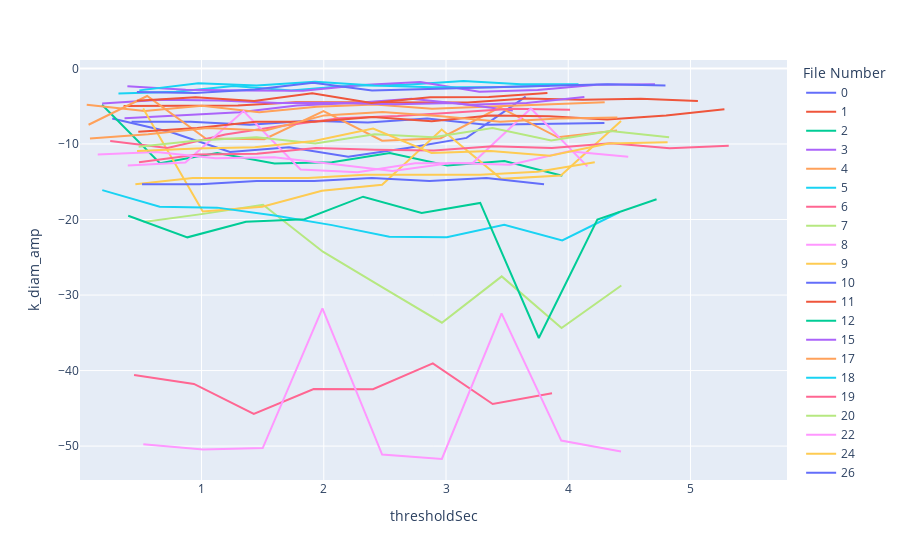
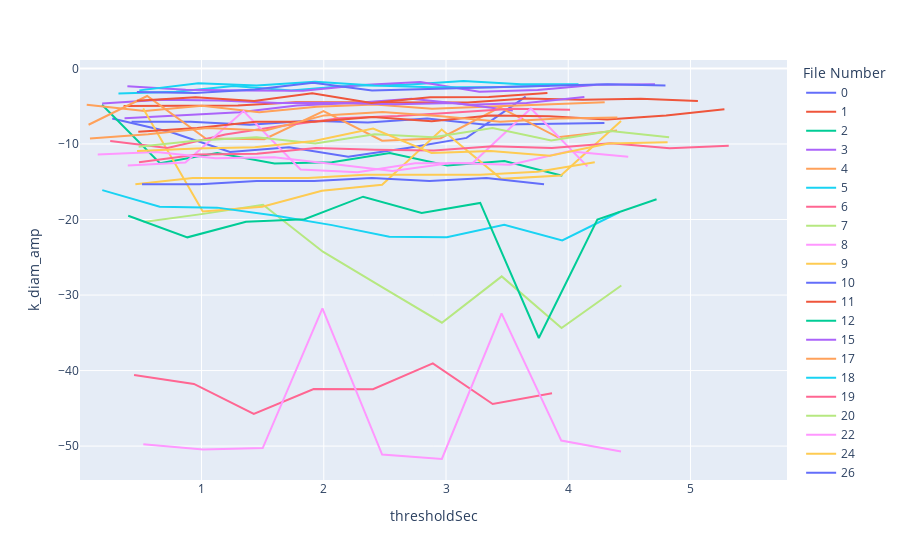

Here is the notebook cell these charts were saved with, in order:
### Markdown cell above
TODO: Rather than using peakHeight, use 1/2 width

### Code cell
import plotly.express as px
# fig = px.scatter(dfMaster, x=x, y=y,
#                  color="File Number",
#                  size='petal_length',
#                  hover_data=['petal_width'],
#                )

fig = px.line(dfMaster, x=x, y=y, color='File Number')
fig.show()

fig.show()

### Figure 1 — Plotly figure (JSON) as saved in the notebook; plotly's stock layout.template omitted (floating-point values rounded to 4 significant figures)
{"data": [{"hovertemplate": "File Number=0<br>thresholdSec=%{x}<br>k_diam_amp=%{y}<extra></extra>", "legendgroup": "0", "line": {"color": "#636efa", "dash": "solid"}, "marker": {"symbol": "circle"}, "mode": "lines", "name": "0", "orientation": "v", "showlegend": true, "type": "scatter", "x": [0.2693, 0.7532, 1.233, 1.716, 2.2, 2.684, 3.168, 3.652, 4.136], "xaxis": "x", "y": [-6.624, -8.446, -11.05, -10.43, -11.67, -10.52, -9.191, -3.726, null], "yaxis": "y"}, {"hovertemplate": "File Number=1<br>thresholdSec=%{x}<br>k_diam_amp=%{y}<extra></extra>", "legendgroup": "1", "line": {"color": "#EF553B", "dash": "solid"}, "marker": {"symbol": "circle"}, "mode": "lines", "name": "1", "orientation": "v", "showlegend": true, "type": "scatter", "x": [0.3623, 0.8298, 1.297, 1.771, 2.238, 2.712, 3.179, 3.652, 4.12, 4.593, 5.061, 5.528], "xaxis": "x", "y": [-4.968, -4.968, -4.885, -4.471, -4.471, -4.554, -4.513, -3.974, -4.14, -4.016, -4.306, null], "yaxis": "y"}, {"hovertemplate": "File Number=2<br>thresholdSec=%{x}<br>k_diam_amp=%{y}<extra></extra>", "legendgroup": "2", "line": {"color": "#00cc96", "dash": "solid"}, "marker": {"symbol": "circle"}, "mode": "lines", "name": "2", "orientation": "v", "showlegend": true, "type": "scatter", "x": [0.1856, 0.6595, 1.128, 1.597, 2.066, 2.54, 3.009, 3.478, 3.952, 4.421], "xaxis": "x", "y": [-4.802, -12.54, -11.18, -12.59, -12.42, -11.18, -12.83, -12.25, -14.2, null], "yaxis": "y"}, {"hovertemplate": "File Number=3<br>thresholdSec=%{x}<br>k_diam_amp=%{y}<extra></extra>", "legendgroup": "3", "line": {"color": "#ab63fa", "dash": "solid"}, "marker": {"symbol": "circle"}, "mode": "lines", "name": "3", "orientation": "v", "showlegend": true, "type": "scatter", "x": [0.3701, 0.8386, 1.312, 1.78, 2.249, 2.717, 3.19, 3.659, 4.132, 4.601], "xaxis": "x", "y": [-6.583, -6.21, -5.796, -4.885, -4.554, -4.016, -4.802, -4.554, -3.767, null], "yaxis": "y"}, {"hovertemplate": "File Number=4<br>thresholdSec=%{x}<br>k_diam_amp=%{y}<extra></extra>", "legendgroup": "4", "line": {"color": "#FFA15A", "dash": "solid"}, "marker": {"symbol": "circle"}, "mode": "lines", "name": "4", "orientation": "v", "showlegend": true, "type": "scatter", "x": [0.06054, 0.5348, 1.004, 1.473, 1.942, 2.417, 2.886, 3.355, 3.829, 4.298, 4.768], "xaxis": "x", "y": [-4.802, -5.63, -4.927, -5.796, -5.051, -4.761, -5.341, -5.051, -4.678, -4.471, null], "yaxis": "y"}, {"hovertemplate": "File Number=5<br>thresholdSec=%{x}<br>k_diam_amp=%{y}<extra></extra>", "legendgroup": "5", "line": {"color": "#19d3f3", "dash": "solid"}, "marker": {"symbol": "circle"}, "mode": "lines", "name": "5", "orientation": "v", "showlegend": true, "type": "scatter", "x": [0.3203, 0.7908, 1.261, 1.732, 2.202, 2.673, 3.143, 3.614, 4.084, 4.555], "xaxis": "x", "y": [-3.312, -3.064, -2.318, -2.898, -2.277, -2.153, -1.656, -2.07, -2.07, null], "yaxis": "y"}, {"hovertemplate": "File Number=6<br>thresholdSec=%{x}<br>k_diam_amp=%{y}<extra></extra>", "legendgroup": "6", "line": {"color": "#FF6692", "dash": "solid"}, "marker": {"symbol": "circle"}, "mode": "lines", "name": "6", "orientation": "v", "showlegend": true, "type": "scatter", "x": [0.4478, 0.9377, 1.427, 1.917, 2.402, 2.892, 3.382, 3.867, 4.357], "xaxis": "x", "y": [-40.57, -41.77, -45.75, -42.44, -42.48, -39.04, -44.42, -43.01, null], "yaxis": "y"}, {"hovertemplate": "File Number=7<br>thresholdSec=%{x}<br>k_diam_amp=%{y}<extra></extra>", "legendgroup": "7", "line": {"color": "#B6E880", "dash": "solid"}, "marker": {"symbol": "circle"}, "mode": "lines", "name": "7", "orientation": "v", "showlegend": true, "type": "scatter", "x": [0.03531, 0.5247, 1.014, 1.503, 1.993, 2.477, 2.966, 3.456, 3.945, 4.435, 4.924], "xaxis": "x", "y": [null, -20.33, -19.25, -18.05, -24.26, -28.94, -33.66, -27.53, -34.36, -28.73, null], "yaxis": "y"}, {"hovertemplate": "File Number=8<br>thresholdSec=%{x}<br>k_diam_amp=%{y}<extra></extra>", "legendgroup": "8", "line": {"color": "#FF97FF", "dash": "solid"}, "marker": {"symbol": "circle"}, "mode": "lines", "name": "8", "orientation": "v", "showlegend": true, "type": "scatter", "x": [0.0349, 0.5234, 1.012, 1.5, 1.989, 2.478, 2.966, 3.455, 3.943, 4.432, 4.92], "xaxis": "x", "y": [null, -49.76, -50.47, -50.26, -31.75, -51.13, -51.71, -32.42, -49.27, -50.72, null], "yaxis": "y"}, {"hovertemplate": "File Number=9<br>thresholdSec=%{x}<br>k_diam_amp=%{y}<extra></extra>", "legendgroup": "9", "line": {"color": "#FECB52", "dash": "solid"}, "marker": {"symbol": "circle"}, "mode": "lines", "name": "9", "orientation": "v", "showlegend": true, "type": "scatter", "x": [0.03518, 0.5226, 1.01, 1.497, 1.985, 2.477, 2.965, 3.452, 3.94, 4.432, 4.919], "xaxis": "x", "y": [null, -5.299, -18.92, -18.3, -16.19, -15.4, -8.073, -14.61, -14.16, -6.955, null], "yaxis": "y"}, {"hovertemplate": "File Number=10<br>thresholdSec=%{x}<br>k_diam_amp=%{y}<extra></extra>", "legendgroup": "10", "line": {"color": "#636efa", "dash": "solid"}, "marker": {"symbol": "circle"}, "mode": "lines", "name": "10", "orientation": "v", "showlegend": true, "type": "scatter", "x": [0.427, 0.9107, 1.394, 1.878, 2.362, 2.845, 3.329, 3.812, 4.296, 4.78], "xaxis": "x", "y": [-7.038, -7.038, -7.452, -6.914, -7.162, -6.624, -7.452, -7.328, -7.204, null], "yaxis": "y"}, {"hovertemplate": "File Number=11<br>thresholdSec=%{x}<br>k_diam_amp=%{y}<extra></extra>", "legendgroup": "11", "line": {"color": "#EF553B", "dash": "solid"}, "marker": {"symbol": "circle"}, "mode": "lines", "name": "11", "orientation": "v", "showlegend": true, "type": "scatter", "x": [0.2287, 0.7095, 1.196, 1.677, 2.158, 2.645, 3.126, 3.612, 4.093, 4.574, 5.061, 5.541], "xaxis": "x", "y": [null, null, null, null, null, null, null, null, null, null, null, null], "yaxis": "y"}, {"hovertemplate": "File Number=12<br>thresholdSec=%{x}<br>k_diam_amp=%{y}<extra></extra>", "legendgroup": "12", "line": {"color": "#00cc96", "dash": "solid"}, "marker": {"symbol": "circle"}, "mode": "lines", "name": "12", "orientation": "v", "showlegend": true, "type": "scatter", "x": [0.04276, 0.5238, 1.01, 1.491, 1.978, 2.459, 2.945, 3.431, 3.913, 4.399, 4.88], "xaxis": "x", "y": [null, null, null, null, null, null, null, null, null, null, null], "yaxis": "y"}, {"hovertemplate": "File Number=15<br>thresholdSec=%{x}<br>k_diam_amp=%{y}<extra></extra>", "legendgroup": "15", "line": {"color": "#ab63fa", "dash": "solid"}, "marker": {"symbol": "circle"}, "mode": "lines", "name": "15", "orientation": "v", "showlegend": true, "type": "scatter", "x": [0.1869, 0.6693, 1.147, 1.625, 2.108, 2.586, 3.068, 3.546, 4.024], "xaxis": "x", "y": [-4.637, -4.14, -4.223, -4.554, -4.554, -4.72, -4.554, -5.548, null], "yaxis": "y"}, {"hovertemplate": "File Number=17<br>thresholdSec=%{x}<br>k_diam_amp=%{y}<extra></extra>", "legendgroup": "17", "line": {"color": "#FFA15A", "dash": "solid"}, "marker": {"symbol": "circle"}, "mode": "lines", "name": "17", "orientation": "v", "showlegend": true, "type": "scatter", "x": [0.07567, 0.555, 1.034, 1.514, 1.998, 2.477, 2.956, 3.441, 3.915, 4.399, 4.879], "xaxis": "x", "y": [-7.452, -3.643, -9.274, -9.356, -5.63, -9.563, -9.232, -5.134, -9.108, -8.197, null], "yaxis": "y"}, {"hovertemplate": "File Number=18<br>thresholdSec=%{x}<br>k_diam_amp=%{y}<extra></extra>", "legendgroup": "18", "line": {"color": "#19d3f3", "dash": "solid"}, "marker": {"symbol": "circle"}, "mode": "lines", "name": "18", "orientation": "v", "showlegend": true, "type": "scatter", "x": [0.1879, 0.6577, 1.127, 1.597, 2.067, 2.537, 3.007, 3.476, 3.951, 4.421, 4.891], "xaxis": "x", "y": [-16.1, -18.3, -18.42, -19.46, -20.74, -22.27, -22.36, -20.7, -22.77, -19.0, null], "yaxis": "y"}, {"hovertemplate": "File Number=19<br>thresholdSec=%{x}<br>k_diam_amp=%{y}<extra></extra>", "legendgroup": "19", "line": {"color": "#FF6692", "dash": "solid"}, "marker": {"symbol": "circle"}, "mode": "lines", "name": "19", "orientation": "v", "showlegend": true, "type": "scatter", "x": [0.253, 0.7215, 1.195, 1.663, 2.132, 2.605, 3.073, 3.542, 4.015, 4.484], "xaxis": "x", "y": [-9.605, -10.52, -8.735, -7.576, -6.583, -6.293, -5.837, -5.341, -5.465, null], "yaxis": "y"}, {"hovertemplate": "File Number=20<br>thresholdSec=%{x}<br>k_diam_amp=%{y}<extra></extra>", "legendgroup": "20", "line": {"color": "#B6E880", "dash": "solid"}, "marker": {"symbol": "circle"}, "mode": "lines", "name": "20", "orientation": "v", "showlegend": true, "type": "scatter", "x": [0.3142, 0.7834, 1.253, 1.726, 2.195, 2.664, 3.134, 3.607, 4.076], "xaxis": "x", "y": [null, null, null, null, null, null, null, null, null], "yaxis": "y"}, {"hovertemplate": "File Number=22<br>thresholdSec=%{x}<br>k_diam_amp=%{y}<extra></extra>", "legendgroup": "22", "line": {"color": "#FF97FF", "dash": "solid"}, "marker": {"symbol": "circle"}, "mode": "lines", "name": "22", "orientation": "v", "showlegend": true, "type": "scatter", "x": [0.3965, 0.8677, 1.344, 1.81, 2.277, 2.748, 3.219, 3.695, 4.157, 4.628], "xaxis": "x", "y": [-12.83, -12.46, -5.63, -13.37, -13.74, -12.54, -12.5, -5.299, -12.96, null], "yaxis": "y"}, {"hovertemplate": "File Number=24<br>thresholdSec=%{x}<br>k_diam_amp=%{y}<extra></extra>", "legendgroup": "24", "line": {"color": "#FECB52", "dash": "solid"}, "marker": {"symbol": "circle"}, "mode": "lines", "name": "24", "orientation": "v", "showlegend": true, "type": "scatter", "x": [0.4586, 0.9272, 1.401, 1.869, 2.338, 2.807, 3.28, 3.749, 4.217, 4.686], "xaxis": "x", "y": [-15.32, -14.49, -14.49, -14.49, -14.08, -14.08, -14.08, -13.66, -12.42, null], "yaxis": "y"}, {"hovertemplate": "File Number=26<br>thresholdSec=%{x}<br>k_diam_amp=%{y}<extra></extra>", "legendgroup": "26", "line": {"color": "#636efa", "dash": "solid"}, "marker": {"symbol": "circle"}, "mode": "lines", "name": "26", "orientation": "v", "showlegend": true, "type": "scatter", "x": [0.04199, 0.5131, 0.9843, 1.451, 1.922, 2.393, 2.864, 3.331, 3.802, 4.273], "xaxis": "x", "y": [null, -15.32, -15.32, -14.9, -14.9, -14.49, -14.9, -14.49, -15.32, null], "yaxis": "y"}, {"hovertemplate": "File Number=27<br>thresholdSec=%{x}<br>k_diam_amp=%{y}<extra></extra>", "legendgroup": "27", "line": {"color": "#EF553B", "dash": "solid"}, "marker": {"symbol": "circle"}, "mode": "lines", "name": "27", "orientation": "v", "showlegend": true, "type": "scatter", "x": [0.005884, 0.4825, 0.965, 1.442, 1.924, 2.401, 2.883, 3.36, 3.842, 4.319, 4.801, 5.278, 5.76], "xaxis": "x", "y": [null, -8.363, -7.866, -7.038, -7.038, -6.417, -6.997, -6.21, -6.334, -6.748, -6.21, -5.382, null], "yaxis": "y"}, {"hovertemplate": "File Number=28<br>thresholdSec=%{x}<br>k_diam_amp=%{y}<extra></extra>", "legendgroup": "28", "line": {"color": "#00cc96", "dash": "solid"}, "marker": {"symbol": "circle"}, "mode": "lines", "name": "28", "orientation": "v", "showlegend": true, "type": "scatter", "x": [0.4001, 0.8845, 1.364, 1.843, 2.322, 2.801, 3.28, 3.759, 4.238, 4.723, 5.202], "xaxis": "x", "y": [-19.5, -22.36, -20.29, -19.95, -16.97, -19.13, -17.8, -35.69, -20.0, -17.31, null], "yaxis": "y"}, {"hovertemplate": "File Number=29<br>thresholdSec=%{x}<br>k_diam_amp=%{y}<extra></extra>", "legendgroup": "29", "line": {"color": "#ab63fa", "dash": "solid"}, "marker": {"symbol": "circle"}, "mode": "lines", "name": "29", "orientation": "v", "showlegend": true, "type": "scatter", "x": [0.3934, 0.8707, 1.353, 1.831, 2.313, 2.79, 3.273, 3.75, 4.233, 4.71, 5.193], "xaxis": "x", "y": [-2.36, -2.815, -2.898, -2.939, -2.194, -1.78, -3.064, -2.857, -2.153, -2.07, null], "yaxis": "y"}, {"hovertemplate": "File Number=30<br>thresholdSec=%{x}<br>k_diam_amp=%{y}<extra></extra>", "legendgroup": "30", "line": {"color": "#FFA15A", "dash": "solid"}, "marker": {"symbol": "circle"}, "mode": "lines", "name": "30", "orientation": "v", "showlegend": true, "type": "scatter", "x": [0.08712, 0.5637, 1.046, 1.522, 2.004, 2.481, 2.962, 3.444, 3.921, 4.402, 4.879], "xaxis": "x", "y": [-9.274, -8.694, -7.866, -8.197, -6.21, -5.755, -6.334, -7.038, -6.624, -6.5, null], "yaxis": "y"}, {"hovertemplate": "File Number=31<br>thresholdSec=%{x}<br>k_diam_amp=%{y}<extra></extra>", "legendgroup": "31", "line": {"color": "#19d3f3", "dash": "solid"}, "marker": {"symbol": "circle"}, "mode": "lines", "name": "31", "orientation": "v", "showlegend": true, "type": "scatter", "x": [0.01351, 0.491, 0.9731, 1.451, 1.928, 2.41, 2.888, 3.365, 3.847, 4.325], "xaxis": "x", "y": [null, -2.898, -1.946, -2.236, -1.739, -2.236, -2.484, -2.484, -2.277, null], "yaxis": "y"}, {"hovertemplate": "File Number=33<br>thresholdSec=%{x}<br>k_diam_amp=%{y}<extra></extra>", "legendgroup": "33", "line": {"color": "#FF6692", "dash": "solid"}, "marker": {"symbol": "circle"}, "mode": "lines", "name": "33", "orientation": "v", "showlegend": true, "type": "scatter", "x": [0.005884, 0.4884, 0.9709, 1.453, 1.936, 2.418, 2.901, 3.383, 3.866, 4.348, 4.831, 5.313, 5.79], "xaxis": "x", "y": [null, -12.42, -11.38, -11.3, -10.52, -10.76, -10.85, -10.31, -10.52, -9.895, -10.56, -10.23, null], "yaxis": "y"}, {"hovertemplate": "File Number=34<br>thresholdSec=%{x}<br>k_diam_amp=%{y}<extra></extra>", "legendgroup": "34", "line": {"color": "#B6E880", "dash": "solid"}, "marker": {"symbol": "circle"}, "mode": "lines", "name": "34", "orientation": "v", "showlegend": true, "type": "scatter", "x": [0.005644, 0.4854, 0.9651, 1.451, 1.93, 2.416, 2.895, 3.381, 3.86, 4.346, 4.826, 5.311], "xaxis": "x", "y": [null, -10.35, -9.522, -9.108, -9.936, -8.694, -9.108, -7.866, -9.522, -8.28, -9.108, null], "yaxis": "y"}, {"hovertemplate": "File Number=37<br>thresholdSec=%{x}<br>k_diam_amp=%{y}<extra></extra>", "legendgroup": "37", "line": {"color": "#FF97FF", "dash": "solid"}, "marker": {"symbol": "circle"}, "mode": "lines", "name": "37", "orientation": "v", "showlegend": true, "type": "scatter", "x": [0.1508, 0.63, 1.115, 1.594, 2.563, 3.043, 3.527, 4.006, 4.491, 4.976], "xaxis": "x", "y": [-11.38, -11.05, -11.88, -11.76, -13.58, -12.5, -12.75, -10.97, -11.67, null], "yaxis": "y"}, {"hovertemplate": "File Number=38<br>thresholdSec=%{x}<br>k_diam_amp=%{y}<extra></extra>", "legendgroup": "38", "line": {"color": "#FECB52", "dash": "solid"}, "marker": {"symbol": "circle"}, "mode": "lines", "name": "38", "orientation": "v", "showlegend": true, "type": "scatter", "x": [0.4726, 0.9568, 1.435, 1.919, 2.404, 2.882, 3.366, 3.85, 4.329, 4.813, 5.297], "xaxis": "x", "y": [-10.93, -10.6, -10.43, -9.605, -7.949, -11.18, -10.93, -11.55, -9.936, -9.77, null], "yaxis": "y"}, {"hovertemplate": "File Number=39<br>thresholdSec=%{x}<br>k_diam_amp=%{y}<extra></extra>", "legendgroup": "39", "line": {"color": "#636efa", "dash": "solid"}, "marker": {"symbol": "circle"}, "mode": "lines", "name": "39", "orientation": "v", "showlegend": true, "type": "scatter", "x": [0.4712, 0.948, 1.436, 1.913, 2.395, 2.877, 3.354, 3.836, 4.319, 4.796, 5.278], "xaxis": "x", "y": [-3.105, -3.229, -2.774, -1.904, -2.898, -2.691, -2.443, -2.236, -2.07, -2.236, null], "yaxis": "y"}, {"hovertemplate": "File Number=40<br>thresholdSec=%{x}<br>k_diam_amp=%{y}<extra></extra>", "legendgroup": "40", "line": {"color": "#EF553B", "dash": "solid"}, "marker": {"symbol": "circle"}, "mode": "lines", "name": "40", "orientation": "v", "showlegend": true, "type": "scatter", "x": [0.4705, 0.9504, 1.43, 1.906, 2.39, 2.87, 3.35, 3.83, 4.31], "xaxis": "x", "y": [-4.264, -3.809, -4.306, -3.271, -4.554, -3.809, -3.767, -3.229, null], "yaxis": "y"}], "layout": {"legend": {"title": {"text": "File Number"}, "tracegroupgap": 0}, "margin": {"t": 60}, "xaxis": {"anchor": "y", "domain": [0, 1], "title": {"text": "thresholdSec"}}, "yaxis": {"anchor": "x", "domain": [0, 1], "title": {"text": "k_diam_amp"}}}}

### Figure 2 — Plotly figure (JSON) as saved in the notebook; plotly's stock layout.template omitted (floating-point values rounded to 4 significant figures)
{"data": [{"hovertemplate": "File Number=0<br>thresholdSec=%{x}<br>k_diam_amp=%{y}<extra></extra>", "legendgroup": "0", "line": {"color": "#636efa", "dash": "solid"}, "marker": {"symbol": "circle"}, "mode": "lines", "name": "0", "orientation": "v", "showlegend": true, "type": "scatter", "x": [0.2693, 0.7532, 1.233, 1.716, 2.2, 2.684, 3.168, 3.652, 4.136], "xaxis": "x", "y": [-6.624, -8.446, -11.05, -10.43, -11.67, -10.52, -9.191, -3.726, null], "yaxis": "y"}, {"hovertemplate": "File Number=1<br>thresholdSec=%{x}<br>k_diam_amp=%{y}<extra></extra>", "legendgroup": "1", "line": {"color": "#EF553B", "dash": "solid"}, "marker": {"symbol": "circle"}, "mode": "lines", "name": "1", "orientation": "v", "showlegend": true, "type": "scatter", "x": [0.3623, 0.8298, 1.297, 1.771, 2.238, 2.712, 3.179, 3.652, 4.12, 4.593, 5.061, 5.528], "xaxis": "x", "y": [-4.968, -4.968, -4.885, -4.471, -4.471, -4.554, -4.513, -3.974, -4.14, -4.016, -4.306, null], "yaxis": "y"}, {"hovertemplate": "File Number=2<br>thresholdSec=%{x}<br>k_diam_amp=%{y}<extra></extra>", "legendgroup": "2", "line": {"color": "#00cc96", "dash": "solid"}, "marker": {"symbol": "circle"}, "mode": "lines", "name": "2", "orientation": "v", "showlegend": true, "type": "scatter", "x": [0.1856, 0.6595, 1.128, 1.597, 2.066, 2.54, 3.009, 3.478, 3.952, 4.421], "xaxis": "x", "y": [-4.802, -12.54, -11.18, -12.59, -12.42, -11.18, -12.83, -12.25, -14.2, null], "yaxis": "y"}, {"hovertemplate": "File Number=3<br>thresholdSec=%{x}<br>k_diam_amp=%{y}<extra></extra>", "legendgroup": "3", "line": {"color": "#ab63fa", "dash": "solid"}, "marker": {"symbol": "circle"}, "mode": "lines", "name": "3", "orientation": "v", "showlegend": true, "type": "scatter", "x": [0.3701, 0.8386, 1.312, 1.78, 2.249, 2.717, 3.19, 3.659, 4.132, 4.601], "xaxis": "x", "y": [-6.583, -6.21, -5.796, -4.885, -4.554, -4.016, -4.802, -4.554, -3.767, null], "yaxis": "y"}, {"hovertemplate": "File Number=4<br>thresholdSec=%{x}<br>k_diam_amp=%{y}<extra></extra>", "legendgroup": "4", "line": {"color": "#FFA15A", "dash": "solid"}, "marker": {"symbol": "circle"}, "mode": "lines", "name": "4", "orientation": "v", "showlegend": true, "type": "scatter", "x": [0.06054, 0.5348, 1.004, 1.473, 1.942, 2.417, 2.886, 3.355, 3.829, 4.298, 4.768], "xaxis": "x", "y": [-4.802, -5.63, -4.927, -5.796, -5.051, -4.761, -5.341, -5.051, -4.678, -4.471, null], "yaxis": "y"}, {"hovertemplate": "File Number=5<br>thresholdSec=%{x}<br>k_diam_amp=%{y}<extra></extra>", "legendgroup": "5", "line": {"color": "#19d3f3", "dash": "solid"}, "marker": {"symbol": "circle"}, "mode": "lines", "name": "5", "orientation": "v", "showlegend": true, "type": "scatter", "x": [0.3203, 0.7908, 1.261, 1.732, 2.202, 2.673, 3.143, 3.614, 4.084, 4.555], "xaxis": "x", "y": [-3.312, -3.064, -2.318, -2.898, -2.277, -2.153, -1.656, -2.07, -2.07, null], "yaxis": "y"}, {"hovertemplate": "File Number=6<br>thresholdSec=%{x}<br>k_diam_amp=%{y}<extra></extra>", "legendgroup": "6", "line": {"color": "#FF6692", "dash": "solid"}, "marker": {"symbol": "circle"}, "mode": "lines", "name": "6", "orientation": "v", "showlegend": true, "type": "scatter", "x": [0.4478, 0.9377, 1.427, 1.917, 2.402, 2.892, 3.382, 3.867, 4.357], "xaxis": "x", "y": [-40.57, -41.77, -45.75, -42.44, -42.48, -39.04, -44.42, -43.01, null], "yaxis": "y"}, {"hovertemplate": "File Number=7<br>thresholdSec=%{x}<br>k_diam_amp=%{y}<extra></extra>", "legendgroup": "7", "line": {"color": "#B6E880", "dash": "solid"}, "marker": {"symbol": "circle"}, "mode": "lines", "name": "7", "orientation": "v", "showlegend": true, "type": "scatter", "x": [0.03531, 0.5247, 1.014, 1.503, 1.993, 2.477, 2.966, 3.456, 3.945, 4.435, 4.924], "xaxis": "x", "y": [null, -20.33, -19.25, -18.05, -24.26, -28.94, -33.66, -27.53, -34.36, -28.73, null], "yaxis": "y"}, {"hovertemplate": "File Number=8<br>thresholdSec=%{x}<br>k_diam_amp=%{y}<extra></extra>", "legendgroup": "8", "line": {"color": "#FF97FF", "dash": "solid"}, "marker": {"symbol": "circle"}, "mode": "lines", "name": "8", "orientation": "v", "showlegend": true, "type": "scatter", "x": [0.0349, 0.5234, 1.012, 1.5, 1.989, 2.478, 2.966, 3.455, 3.943, 4.432, 4.92], "xaxis": "x", "y": [null, -49.76, -50.47, -50.26, -31.75, -51.13, -51.71, -32.42, -49.27, -50.72, null], "yaxis": "y"}, {"hovertemplate": "File Number=9<br>thresholdSec=%{x}<br>k_diam_amp=%{y}<extra></extra>", "legendgroup": "9", "line": {"color": "#FECB52", "dash": "solid"}, "marker": {"symbol": "circle"}, "mode": "lines", "name": "9", "orientation": "v", "showlegend": true, "type": "scatter", "x": [0.03518, 0.5226, 1.01, 1.497, 1.985, 2.477, 2.965, 3.452, 3.94, 4.432, 4.919], "xaxis": "x", "y": [null, -5.299, -18.92, -18.3, -16.19, -15.4, -8.073, -14.61, -14.16, -6.955, null], "yaxis": "y"}, {"hovertemplate": "File Number=10<br>thresholdSec=%{x}<br>k_diam_amp=%{y}<extra></extra>", "legendgroup": "10", "line": {"color": "#636efa", "dash": "solid"}, "marker": {"symbol": "circle"}, "mode": "lines", "name": "10", "orientation": "v", "showlegend": true, "type": "scatter", "x": [0.427, 0.9107, 1.394, 1.878, 2.362, 2.845, 3.329, 3.812, 4.296, 4.78], "xaxis": "x", "y": [-7.038, -7.038, -7.452, -6.914, -7.162, -6.624, -7.452, -7.328, -7.204, null], "yaxis": "y"}, {"hovertemplate": "File Number=11<br>thresholdSec=%{x}<br>k_diam_amp=%{y}<extra></extra>", "legendgroup": "11", "line": {"color": "#EF553B", "dash": "solid"}, "marker": {"symbol": "circle"}, "mode": "lines", "name": "11", "orientation": "v", "showlegend": true, "type": "scatter", "x": [0.2287, 0.7095, 1.196, 1.677, 2.158, 2.645, 3.126, 3.612, 4.093, 4.574, 5.061, 5.541], "xaxis": "x", "y": [null, null, null, null, null, null, null, null, null, null, null, null], "yaxis": "y"}, {"hovertemplate": "File Number=12<br>thresholdSec=%{x}<br>k_diam_amp=%{y}<extra></extra>", "legendgroup": "12", "line": {"color": "#00cc96", "dash": "solid"}, "marker": {"symbol": "circle"}, "mode": "lines", "name": "12", "orientation": "v", "showlegend": true, "type": "scatter", "x": [0.04276, 0.5238, 1.01, 1.491, 1.978, 2.459, 2.945, 3.431, 3.913, 4.399, 4.88], "xaxis": "x", "y": [null, null, null, null, null, null, null, null, null, null, null], "yaxis": "y"}, {"hovertemplate": "File Number=15<br>thresholdSec=%{x}<br>k_diam_amp=%{y}<extra></extra>", "legendgroup": "15", "line": {"color": "#ab63fa", "dash": "solid"}, "marker": {"symbol": "circle"}, "mode": "lines", "name": "15", "orientation": "v", "showlegend": true, "type": "scatter", "x": [0.1869, 0.6693, 1.147, 1.625, 2.108, 2.586, 3.068, 3.546, 4.024], "xaxis": "x", "y": [-4.637, -4.14, -4.223, -4.554, -4.554, -4.72, -4.554, -5.548, null], "yaxis": "y"}, {"hovertemplate": "File Number=17<br>thresholdSec=%{x}<br>k_diam_amp=%{y}<extra></extra>", "legendgroup": "17", "line": {"color": "#FFA15A", "dash": "solid"}, "marker": {"symbol": "circle"}, "mode": "lines", "name": "17", "orientation": "v", "showlegend": true, "type": "scatter", "x": [0.07567, 0.555, 1.034, 1.514, 1.998, 2.477, 2.956, 3.441, 3.915, 4.399, 4.879], "xaxis": "x", "y": [-7.452, -3.643, -9.274, -9.356, -5.63, -9.563, -9.232, -5.134, -9.108, -8.197, null], "yaxis": "y"}, {"hovertemplate": "File Number=18<br>thresholdSec=%{x}<br>k_diam_amp=%{y}<extra></extra>", "legendgroup": "18", "line": {"color": "#19d3f3", "dash": "solid"}, "marker": {"symbol": "circle"}, "mode": "lines", "name": "18", "orientation": "v", "showlegend": true, "type": "scatter", "x": [0.1879, 0.6577, 1.127, 1.597, 2.067, 2.537, 3.007, 3.476, 3.951, 4.421, 4.891], "xaxis": "x", "y": [-16.1, -18.3, -18.42, -19.46, -20.74, -22.27, -22.36, -20.7, -22.77, -19.0, null], "yaxis": "y"}, {"hovertemplate": "File Number=19<br>thresholdSec=%{x}<br>k_diam_amp=%{y}<extra></extra>", "legendgroup": "19", "line": {"color": "#FF6692", "dash": "solid"}, "marker": {"symbol": "circle"}, "mode": "lines", "name": "19", "orientation": "v", "showlegend": true, "type": "scatter", "x": [0.253, 0.7215, 1.195, 1.663, 2.132, 2.605, 3.073, 3.542, 4.015, 4.484], "xaxis": "x", "y": [-9.605, -10.52, -8.735, -7.576, -6.583, -6.293, -5.837, -5.341, -5.465, null], "yaxis": "y"}, {"hovertemplate": "File Number=20<br>thresholdSec=%{x}<br>k_diam_amp=%{y}<extra></extra>", "legendgroup": "20", "line": {"color": "#B6E880", "dash": "solid"}, "marker": {"symbol": "circle"}, "mode": "lines", "name": "20", "orientation": "v", "showlegend": true, "type": "scatter", "x": [0.3142, 0.7834, 1.253, 1.726, 2.195, 2.664, 3.134, 3.607, 4.076], "xaxis": "x", "y": [null, null, null, null, null, null, null, null, null], "yaxis": "y"}, {"hovertemplate": "File Number=22<br>thresholdSec=%{x}<br>k_diam_amp=%{y}<extra></extra>", "legendgroup": "22", "line": {"color": "#FF97FF", "dash": "solid"}, "marker": {"symbol": "circle"}, "mode": "lines", "name": "22", "orientation": "v", "showlegend": true, "type": "scatter", "x": [0.3965, 0.8677, 1.344, 1.81, 2.277, 2.748, 3.219, 3.695, 4.157, 4.628], "xaxis": "x", "y": [-12.83, -12.46, -5.63, -13.37, -13.74, -12.54, -12.5, -5.299, -12.96, null], "yaxis": "y"}, {"hovertemplate": "File Number=24<br>thresholdSec=%{x}<br>k_diam_amp=%{y}<extra></extra>", "legendgroup": "24", "line": {"color": "#FECB52", "dash": "solid"}, "marker": {"symbol": "circle"}, "mode": "lines", "name": "24", "orientation": "v", "showlegend": true, "type": "scatter", "x": [0.4586, 0.9272, 1.401, 1.869, 2.338, 2.807, 3.28, 3.749, 4.217, 4.686], "xaxis": "x", "y": [-15.32, -14.49, -14.49, -14.49, -14.08, -14.08, -14.08, -13.66, -12.42, null], "yaxis": "y"}, {"hovertemplate": "File Number=26<br>thresholdSec=%{x}<br>k_diam_amp=%{y}<extra></extra>", "legendgroup": "26", "line": {"color": "#636efa", "dash": "solid"}, "marker": {"symbol": "circle"}, "mode": "lines", "name": "26", "orientation": "v", "showlegend": true, "type": "scatter", "x": [0.04199, 0.5131, 0.9843, 1.451, 1.922, 2.393, 2.864, 3.331, 3.802, 4.273], "xaxis": "x", "y": [null, -15.32, -15.32, -14.9, -14.9, -14.49, -14.9, -14.49, -15.32, null], "yaxis": "y"}, {"hovertemplate": "File Number=27<br>thresholdSec=%{x}<br>k_diam_amp=%{y}<extra></extra>", "legendgroup": "27", "line": {"color": "#EF553B", "dash": "solid"}, "marker": {"symbol": "circle"}, "mode": "lines", "name": "27", "orientation": "v", "showlegend": true, "type": "scatter", "x": [0.005884, 0.4825, 0.965, 1.442, 1.924, 2.401, 2.883, 3.36, 3.842, 4.319, 4.801, 5.278, 5.76], "xaxis": "x", "y": [null, -8.363, -7.866, -7.038, -7.038, -6.417, -6.997, -6.21, -6.334, -6.748, -6.21, -5.382, null], "yaxis": "y"}, {"hovertemplate": "File Number=28<br>thresholdSec=%{x}<br>k_diam_amp=%{y}<extra></extra>", "legendgroup": "28", "line": {"color": "#00cc96", "dash": "solid"}, "marker": {"symbol": "circle"}, "mode": "lines", "name": "28", "orientation": "v", "showlegend": true, "type": "scatter", "x": [0.4001, 0.8845, 1.364, 1.843, 2.322, 2.801, 3.28, 3.759, 4.238, 4.723, 5.202], "xaxis": "x", "y": [-19.5, -22.36, -20.29, -19.95, -16.97, -19.13, -17.8, -35.69, -20.0, -17.31, null], "yaxis": "y"}, {"hovertemplate": "File Number=29<br>thresholdSec=%{x}<br>k_diam_amp=%{y}<extra></extra>", "legendgroup": "29", "line": {"color": "#ab63fa", "dash": "solid"}, "marker": {"symbol": "circle"}, "mode": "lines", "name": "29", "orientation": "v", "showlegend": true, "type": "scatter", "x": [0.3934, 0.8707, 1.353, 1.831, 2.313, 2.79, 3.273, 3.75, 4.233, 4.71, 5.193], "xaxis": "x", "y": [-2.36, -2.815, -2.898, -2.939, -2.194, -1.78, -3.064, -2.857, -2.153, -2.07, null], "yaxis": "y"}, {"hovertemplate": "File Number=30<br>thresholdSec=%{x}<br>k_diam_amp=%{y}<extra></extra>", "legendgroup": "30", "line": {"color": "#FFA15A", "dash": "solid"}, "marker": {"symbol": "circle"}, "mode": "lines", "name": "30", "orientation": "v", "showlegend": true, "type": "scatter", "x": [0.08712, 0.5637, 1.046, 1.522, 2.004, 2.481, 2.962, 3.444, 3.921, 4.402, 4.879], "xaxis": "x", "y": [-9.274, -8.694, -7.866, -8.197, -6.21, -5.755, -6.334, -7.038, -6.624, -6.5, null], "yaxis": "y"}, {"hovertemplate": "File Number=31<br>thresholdSec=%{x}<br>k_diam_amp=%{y}<extra></extra>", "legendgroup": "31", "line": {"color": "#19d3f3", "dash": "solid"}, "marker": {"symbol": "circle"}, "mode": "lines", "name": "31", "orientation": "v", "showlegend": true, "type": "scatter", "x": [0.01351, 0.491, 0.9731, 1.451, 1.928, 2.41, 2.888, 3.365, 3.847, 4.325], "xaxis": "x", "y": [null, -2.898, -1.946, -2.236, -1.739, -2.236, -2.484, -2.484, -2.277, null], "yaxis": "y"}, {"hovertemplate": "File Number=33<br>thresholdSec=%{x}<br>k_diam_amp=%{y}<extra></extra>", "legendgroup": "33", "line": {"color": "#FF6692", "dash": "solid"}, "marker": {"symbol": "circle"}, "mode": "lines", "name": "33", "orientation": "v", "showlegend": true, "type": "scatter", "x": [0.005884, 0.4884, 0.9709, 1.453, 1.936, 2.418, 2.901, 3.383, 3.866, 4.348, 4.831, 5.313, 5.79], "xaxis": "x", "y": [null, -12.42, -11.38, -11.3, -10.52, -10.76, -10.85, -10.31, -10.52, -9.895, -10.56, -10.23, null], "yaxis": "y"}, {"hovertemplate": "File Number=34<br>thresholdSec=%{x}<br>k_diam_amp=%{y}<extra></extra>", "legendgroup": "34", "line": {"color": "#B6E880", "dash": "solid"}, "marker": {"symbol": "circle"}, "mode": "lines", "name": "34", "orientation": "v", "showlegend": true, "type": "scatter", "x": [0.005644, 0.4854, 0.9651, 1.451, 1.93, 2.416, 2.895, 3.381, 3.86, 4.346, 4.826, 5.311], "xaxis": "x", "y": [null, -10.35, -9.522, -9.108, -9.936, -8.694, -9.108, -7.866, -9.522, -8.28, -9.108, null], "yaxis": "y"}, {"hovertemplate": "File Number=37<br>thresholdSec=%{x}<br>k_diam_amp=%{y}<extra></extra>", "legendgroup": "37", "line": {"color": "#FF97FF", "dash": "solid"}, "marker": {"symbol": "circle"}, "mode": "lines", "name": "37", "orientation": "v", "showlegend": true, "type": "scatter", "x": [0.1508, 0.63, 1.115, 1.594, 2.563, 3.043, 3.527, 4.006, 4.491, 4.976], "xaxis": "x", "y": [-11.38, -11.05, -11.88, -11.76, -13.58, -12.5, -12.75, -10.97, -11.67, null], "yaxis": "y"}, {"hovertemplate": "File Number=38<br>thresholdSec=%{x}<br>k_diam_amp=%{y}<extra></extra>", "legendgroup": "38", "line": {"color": "#FECB52", "dash": "solid"}, "marker": {"symbol": "circle"}, "mode": "lines", "name": "38", "orientation": "v", "showlegend": true, "type": "scatter", "x": [0.4726, 0.9568, 1.435, 1.919, 2.404, 2.882, 3.366, 3.85, 4.329, 4.813, 5.297], "xaxis": "x", "y": [-10.93, -10.6, -10.43, -9.605, -7.949, -11.18, -10.93, -11.55, -9.936, -9.77, null], "yaxis": "y"}, {"hovertemplate": "File Number=39<br>thresholdSec=%{x}<br>k_diam_amp=%{y}<extra></extra>", "legendgroup": "39", "line": {"color": "#636efa", "dash": "solid"}, "marker": {"symbol": "circle"}, "mode": "lines", "name": "39", "orientation": "v", "showlegend": true, "type": "scatter", "x": [0.4712, 0.948, 1.436, 1.913, 2.395, 2.877, 3.354, 3.836, 4.319, 4.796, 5.278], "xaxis": "x", "y": [-3.105, -3.229, -2.774, -1.904, -2.898, -2.691, -2.443, -2.236, -2.07, -2.236, null], "yaxis": "y"}, {"hovertemplate": "File Number=40<br>thresholdSec=%{x}<br>k_diam_amp=%{y}<extra></extra>", "legendgroup": "40", "line": {"color": "#EF553B", "dash": "solid"}, "marker": {"symbol": "circle"}, "mode": "lines", "name": "40", "orientation": "v", "showlegend": true, "type": "scatter", "x": [0.4705, 0.9504, 1.43, 1.906, 2.39, 2.87, 3.35, 3.83, 4.31], "xaxis": "x", "y": [-4.264, -3.809, -4.306, -3.271, -4.554, -3.809, -3.767, -3.229, null], "yaxis": "y"}], "layout": {"legend": {"title": {"text": "File Number"}, "tracegroupgap": 0}, "margin": {"t": 60}, "xaxis": {"anchor": "y", "domain": [0, 1], "title": {"text": "thresholdSec"}}, "yaxis": {"anchor": "x", "domain": [0, 1], "title": {"text": "k_diam_amp"}}}}
